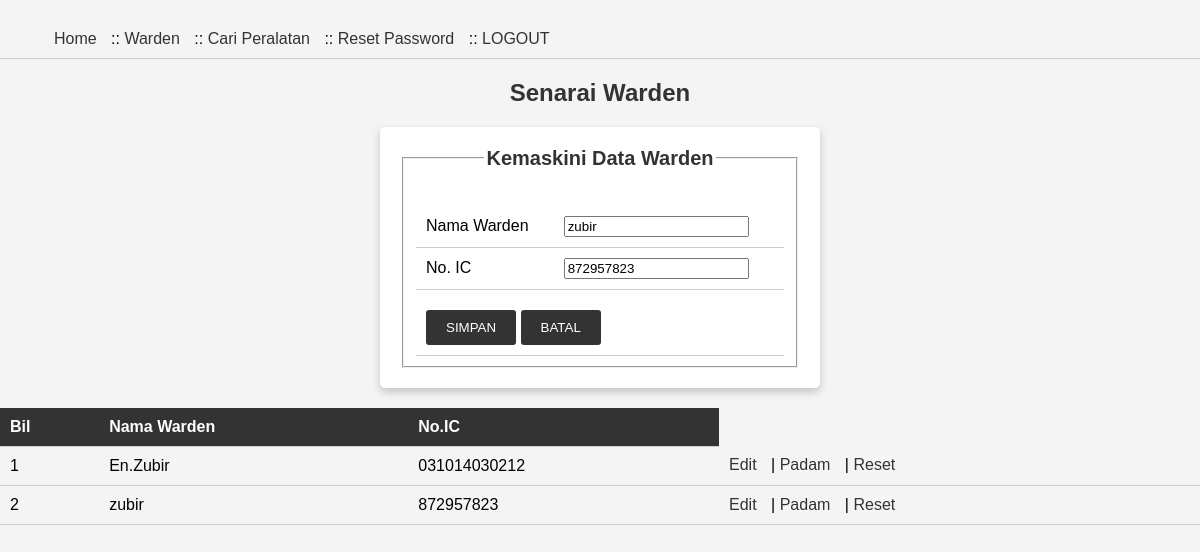
/admin/index.php?menu=warden&edit=16 (signed in), run on the app's committed database.
### tables this page shows
CREATE TABLE `warden` (
  `idwarden` int NOT NULL,
  `namawarden` varchar(80) NOT NULL,
  `nokpwarden` varchar(12) NOT NULL,
  `kata` varchar(250) NOT NULL
);

### admin/warden.php (the view, shortened to what this page needs)
<!DOCTYPE html>
<html lang="en">
<head>
    <link rel="stylesheet" href="warden.css">
</head>
<body>
<h2>Senarai Warden</h2>
<?php
if(!isset($_GET['edit'])){
    ?>
    <form action="simpan.php" method="post">
        <fieldset>
            <legend>Daftar Warden</legend>
            <table>
                <tr>
                    <td>Nama Warden</td>
                    <td><input type="text" name="namawarden" required></td>
                </tr>
                <tr>
                    <td>No.IC</td>
                    <td><input type="number" name="nokpwarden" required minlength="12" maxlength="12"></td>
                </tr>
                <tr>
                    <td colspan="2">
                        <button type="submit">SIMPAN</button>
                        <button type="reset">BATAL</button>
                    </td>
                </tr>
            </table>
        </fieldset>
    </form>
    <?php
}else{
    $idwarden = $_GET['edit'];
    $sql = "SELECT * FROM warden WHERE idwarden = $idwarden";
    $result = $conn->query($sql);
    $row = $result->fetch_object();
    ?>
    <form action="kemaskini.php" method="post">
        <fieldset>
            <legend>Kemaskini Data Warden</legend>
            <table>
                <tr>
                    <td>Nama Warden</td>
                    <td><input type="text" name="namawarden" required value="<?php echo $row->namawarden; ?>"></td>
                </tr>
                <tr>
                    <td>No. IC</td>
                    <td><input type="number" name="nokpwarden" required value="<?php echo $row->nokpwarden; ?>" minlength="12" maxlength="12"></td>
                </tr>
                <tr>
                    <td colspan="2">
                        <button type="submit">SIMPAN</button>
                        <button type="reset">BATAL</button>
                    </td>
                </tr>
            </table>
        </fieldset>
    </form>
    <?php
}
?>
<table class="table">
    <tr>
        <th>Bil</th>
        <th>Nama Warden</th>
        <th>No.IC</th>
    </tr>
    <?php
    $bil = 1;
    $sql = "SELECT * FROM warden ORDER BY namawarden";
    $result = $conn->query($sql);
    while ($row = $result->fetch_object()) {
        ?>
        <tr>
            <td><?php echo $bil++; ?></td>
            <td><?php echo $row->namawarden; ?></td>
            <td><?php echo $row->nokpwarden; ?></td>
            <td>
                <a href="index.php?menu=warden&edit=<?php echo $row->idwarden; ?>">Edit</a>
                |
                <a href="padam.php?idwarden=<?php echo $row->idwarden; ?>" onclick="return sahkan()">Padam</a>
                |
                <a href="reset.php?idwarden=<?php echo $row->idwarden; ?>">Reset</a>
            </td>
        </tr>
        <?php
    }
    ?>
</table>
</body>
</html>

### admin/warden.css (style rules this page uses)
body { font-family: Arial, sans-serif; background-color: #f4f4f4; margin: 0; padding: 0; }
h2 { text-align: center; margin-top: 20px; color: #333; }
form { max-width: 400px; margin: 0 auto; padding: 20px; background-color: #ffffff; box-shadow: 0 4px 8px rgba(0, 0, 0, 0.2); border-radius: 5px; text-align: center; }
legend { font-weight: bold; font-size: 20px; margin-bottom: 10px; color: #333; }
table { width: 100%; border-collapse: collapse; margin-top: 20px; }
th, td { padding: 10px; text-align: left; border-bottom: 1px solid #ccc; }
th { background-color: #333; color: #fff; }
button[type="submit"], button[type="reset"] { padding: 10px 20px; margin-top: 10px; background-color: #333; color: #fff; border: none; border-radius: 3px; cursor: pointer; }
a { text-decoration: none; color: #333; margin-right: 10px; }

### data on the page
warden: namawarden "zubir", nokpwarden "872957823"
warden: namawarden "En.Zubir", nokpwarden "031014030212"
